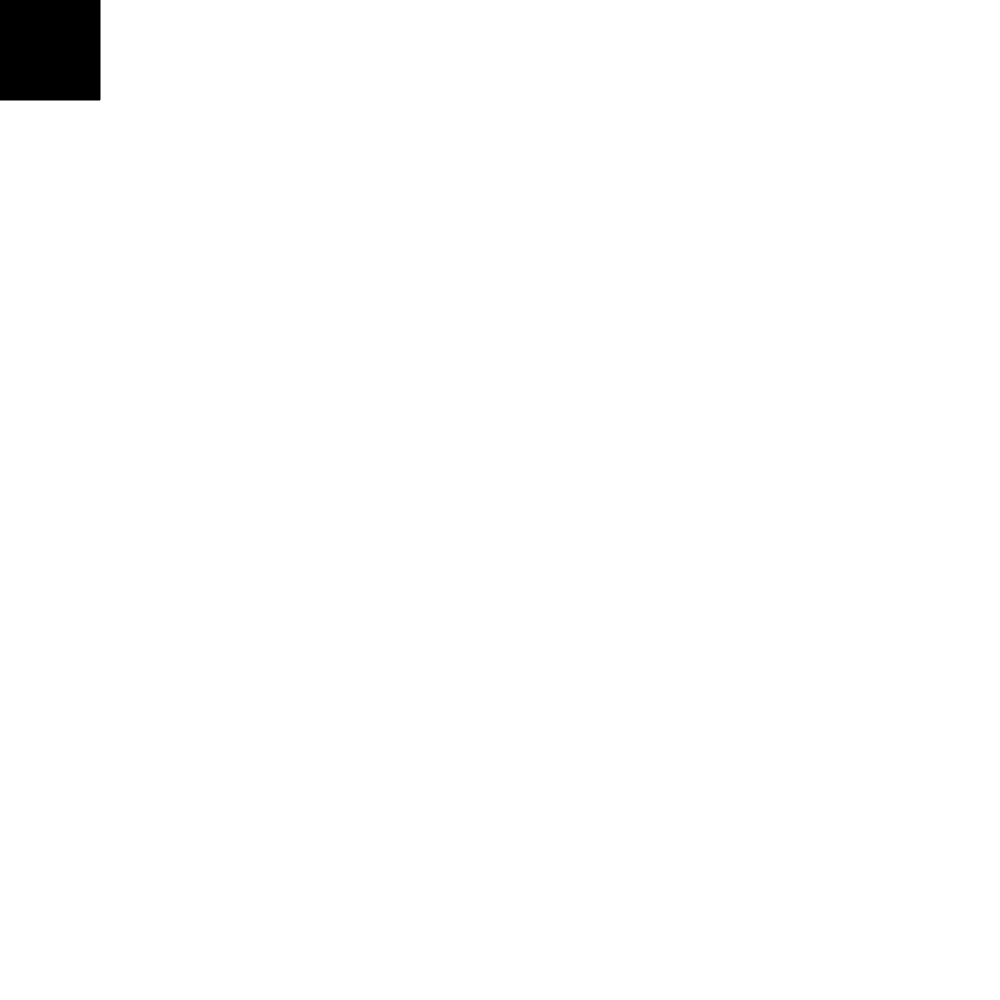
Frame 1 (no input)
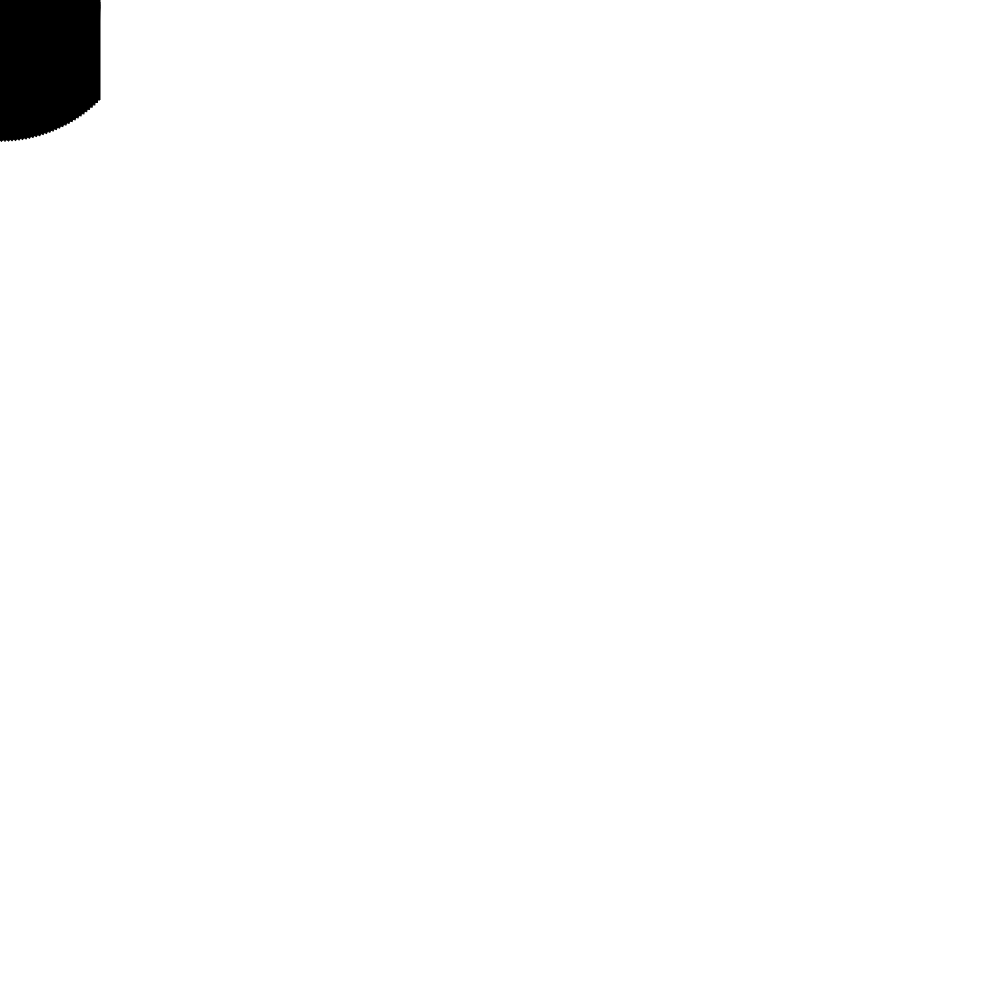
Frame 60 (no input)
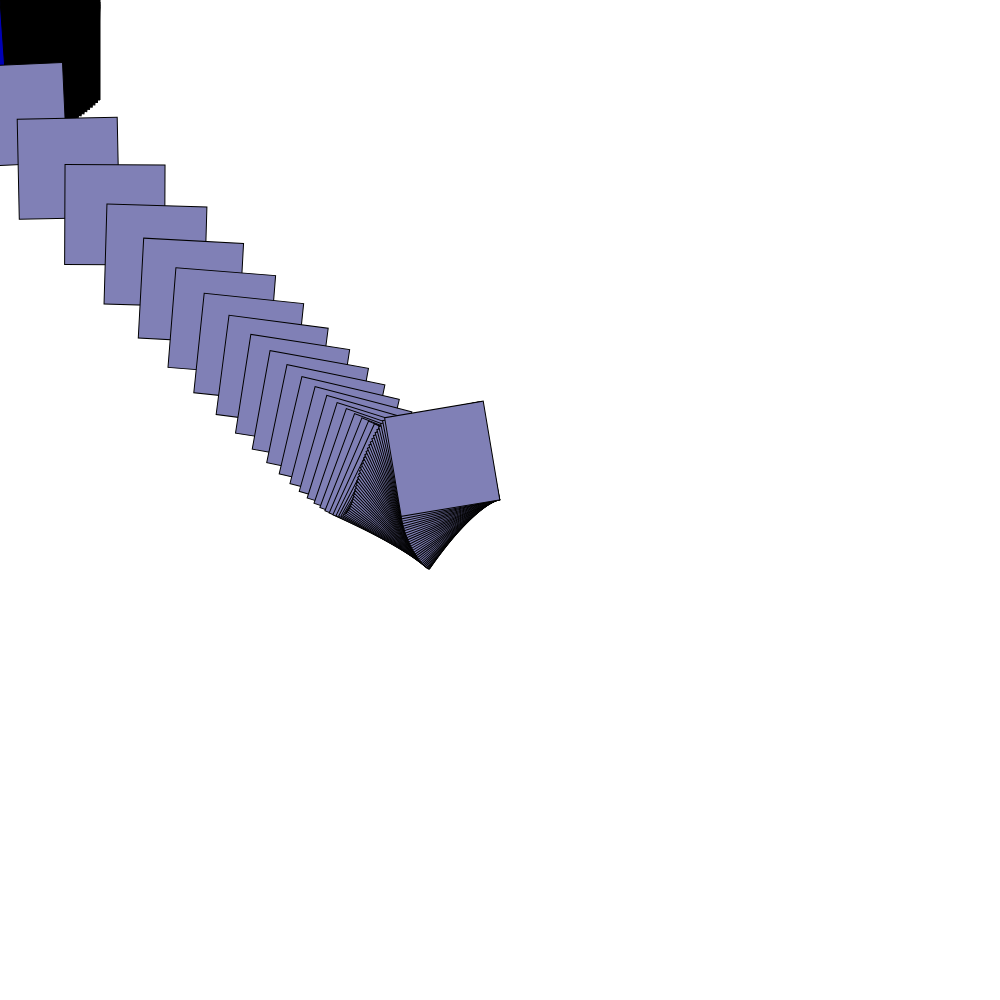
Frame 120 (the mouse pressed at the canvas centre since frame 60)

The p5.js sketch that drew these frames (run headless with seeded random() and noise() and a simulated clock; from frame 60 on, the mouse is pressed at the canvas centre):

// p5.js sketch
// ── sketch.js
  var x = 0;
  var y= 0;
  var A = 0;
  var R = 0; var G = 0; var B = 0;  // the capital RGB is the inside colors (fill)
  
  
  var r = 0 ; var g = 0 ; var b = 0 ;  // can use this for the outline Stroke 
  
function setup() {
  createCanvas(1000,1000);
}
x
function draw() {
/*               ******    OPTIONAL CODE     ******
background(255);  background 
line(x,0,x,height); line to test the code
r = 255-R; // oppsite value to R(G/B)
g = 255-G;
b = 255-B;
stroke(r,g,b);
*/
  translate(x,y);
  rotate(A)
  //noStroke();
  fill(R,G,B);
  rect(0,0,100,100);  // change this to  rect or any other shape ../ 
  var easeIn = 0.125;  // easing value .. lesser the number the slower the follow up .. 
  var dif =  mouseX - x;
  var dify =  mouseY - y;
  x+=dif * easeIn;
  y+=dify * easeIn;
  A += 0.025 ;  // speed of rotation
  
  R = map (mouseX, 0, width,0,255); // it will change R- color as the mouse runs along X- axis  
  G = map (mouseY, 0, width,0,255); // it will change G- color as the mouse runs along Y- axis 
}

function mousePressed() {
  B = random(0,255); // this will change the B value on click  
}
